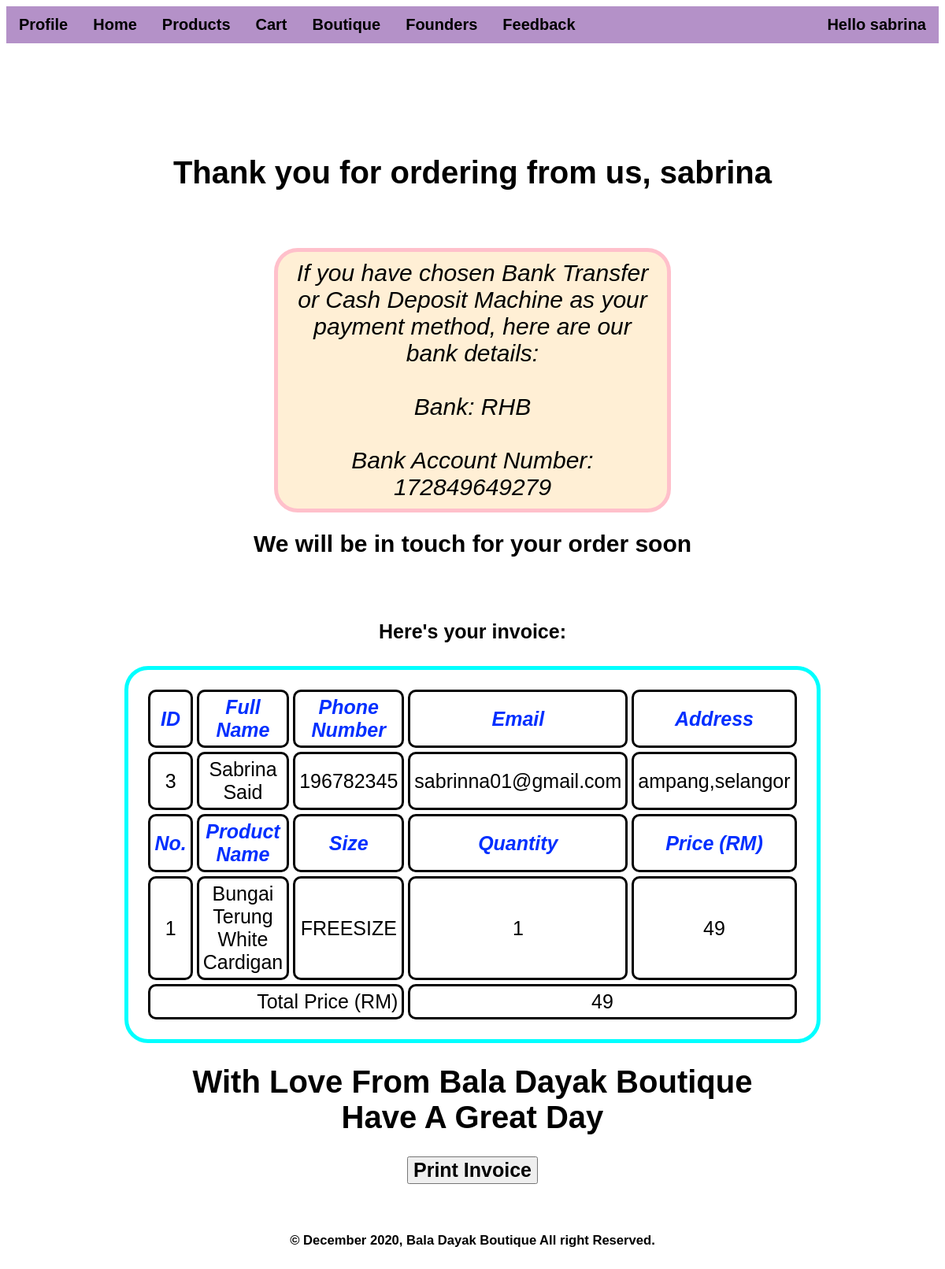
The page /thankYou.php?id=24 (signed in) on the database its author committed.
### tables this page shows
CREATE TABLE `ordercontent` (
  `OrderContentID` int(11) NOT NULL,
  `OrderID` int(11) NOT NULL,
  `ProductID` int(10) NOT NULL,
  `SizeID` int(5) NOT NULL,
  `Quantity` int(5) NOT NULL
);

CREATE TABLE `product` (
  `ProductID` int(11) NOT NULL,
  `ProductName` varchar(100) DEFAULT NULL,
  `ProductDesc` varchar(1000) DEFAULT NULL,
  `Quantity_In_Stock` int(11) DEFAULT NULL,
  `Price` decimal(5,2) NOT NULL DEFAULT 0.00,
  `images` text NOT NULL
);

CREATE TABLE `size` (
  `SizeID` int(11) NOT NULL,
  `SizeName` varchar(50) DEFAULT NULL,
  `SizeInformation` varchar(100) DEFAULT NULL
);

### thankYou.php (the view, shortened to what this page needs)
<?php
    include('header.php');
?>
<?php include('connect.php'); ?>
<!DOCTYPE HTML>
<html>
        <head>
            <link rel="stylesheet" id="style" href="style.css">
        </head>
        <body>
            <br> <br> <br>
            <h1>
                <center>
                    Thank you for ordering from us,
                    <?php echo
                    $_SESSION['username'];
                    ?>
                </center>
            </h1>
            <br>
            <br>
            <div class="thankYou">
                    <h2>
                        <center>
                            If you have chosen Bank Transfer or Cash Deposit Machine as your payment method, here are our bank details:
                            <br>
                            <br>
                            Bank: RHB
                            <br>
                            <br>
                            Bank Account Number: 172849649279
                        </center>
                    </h2>
                    <h3>
                        <center class="TotalPrice">
                            We will be in touch for your order soon<br><br>
                        </center>
                    </h3>
                    <div id="GeneratedInvoice">
                        <br>
                        <center class="Invoice">
                            Here's your invoice:<br><br>
                        </center>
                        <?php
                        $stmt = mysqli_prepare($conn, "Select m.UserID, m.FullName, m.PhoneNumber, m.Email, m.Address FROM Member m, Orders o WHERE m.UserID = o.UserID AND o.OrderID = ?;");
                        mysqli_stmt_bind_param($stmt, "i", $_GET['id']);
                        mysqli_stmt_execute($stmt);
                        mysqli_stmt_bind_result($stmt, $UserID, $FullName, $PhoneNumber, $Email, $Address);
                        $stmt = mysqli_prepare($conn, "Select p.ProductName, s.SizeName, c.Quantity, p.Price From OrderContent c, Product p, Size s Where c.OrderID = ? AND c.ProductID = p.ProductID AND c.SizeID = s.SizeID");
                        mysqli_stmt_bind_param($stmt, "i", $_GET['id']);
                        mysqli_stmt_execute($stmt);
                        mysqli_stmt_store_result($stmt);
                        $rowNum = mysqli_stmt_num_rows($stmt);
                        $orderInvoiceArray[$rowNum][4]=array();
                        if ($rowNum>0){
                            mysqli_stmt_bind_result($stmt, $ProductName, $SizeName, $Quantity, $Price);
                            $i=0;
                            while(mysqli_stmt_fetch($stmt)){
                                $orderInvoiceArray[$i][0]=$ProductName;
                                $orderInvoiceArray[$i][1]=$SizeName;
                                $orderInvoiceArray[$i][2]=$Quantity;
                                $orderInvoiceArray[$i][3]=$Price;
                                $i++;
                            }
                        } else if ($rowNum == 0 || $rowNum==NULL){
                            echo "An Error has occured in generating your invoice";
                        }
                        ?>
                        <table align="center" cellspacing="5" cellpadding="5" border="solid" class="OrderInvoice">
                            <tr>
                                <td id="orderInvoiceTableTitle">ID</td>
                                <td id="orderInvoiceTableTitle">Full Name</td>
                                <td id="orderInvoiceTableTitle">Phone Number</td>
                                <td id="orderInvoiceTableTitle">Email</td>
                                <td id="orderInvoiceTableTitle">Address</td>
                            </tr>
                            <tr>
                                <td><?php echo $UserID ?></td>
                                <td><?php echo $FullName ?></td>
                                <td><?php echo $PhoneNumber ?></td>
                                <td><?php echo $Email ?></td>
                                <td><?php echo $Address ?></td>
                            </tr>
                            <tr>
                                <td id="orderInvoiceTableTitle">No.</td>
                                <td id="orderInvoiceTableTitle">Product Name</td>
                                <td id="orderInvoiceTableTitle">Size</td>
                                <td id="orderInvoiceTableTitle">Quantity</td>
                                <td id="orderInvoiceTableTitle">Price (RM)</td>
                            </tr>
                        <?php
                            for ($j=0;$j<$rowNum; $j++) {
                        ?>
                            <tr>
                                <td><?php $listNum = $j+1; echo $listNum; ?></td>
                                <td><?php echo $orderInvoiceArray[$j][0] ?></td>
                                <td><?php echo $orderInvoiceArray[$j][1] ?></td>
                                <td><?php echo $orderInvoiceArray[$j][2] ?></td>
                                <td>
                                    <?php
                                        $totalInsidePrice = (float)$orderInvoiceArray[$j][2] * $orderInvoiceArray[$j][3];
                                        echo $totalInsidePrice
                                    ?>
                                </td>
                            </tr>
                        <?php
                            }
                        ?>
                            <tr>
                                <td colspan= "3" align="right">Total Price (RM)</td>
                                <td colspan = "2">
                                    <?php
                                        $stmt = mysqli_prepare($conn, "Select TotalPrice FROM Orders WHERE OrderID = ?;");
                                        mysqli_stmt_bind_param($stmt, "i", $_GET['id']);
                                        mysqli_stmt_execute($stmt);
                                        mysqli_stmt_bind_result($stmt, $TotalPrice);
                                        echo $TotalPrice;
                                    ?>
                                </td>
                            </tr>
                        </table>
                        <h1>
                            <center>
                                With Love From Bala Dayak Boutique <br>
                                Have A Great Day
                            </center>
                        </h1>
                    </div>
                    <input type="button" id="printInvoice" value="Print Invoice" onclick="printPageArea('GeneratedInvoice')" />
            </div>
            </body>
        <br><br><br>
        <footer>
            <h5>&copy December 2020, Bala Dayak Boutique All right Reserved.</h5>
        </footer>
</html>

### style.css (style rules this page uses)
body { font-size:20px; font-family:Helvetica, sans-serif; position:relative; }
.OrderInvoice td { border:3px solid black; border-radius:10px; }
#dashboardTableTitle, #orderInvoiceTableTitle { font-weight: bold; font-style: italic; color: rgb(0, 47, 255); }
.Invoice, #printInvoice { font-weight:bold; font-size:25px; }
#printInvoice { margin: 0; position: absolute; left: 50%; -ms-transform: translate(-50%); transform: translate(-50%); }
.TotalPrice { font-size:30px; }
h2 { margin:0 auto; width:40%; padding:10px 10px; border: 5px solid pink; border-radius: 30px; background-color:#FFEFD5 ; font-style:italic; font-weight: 10; }
input { font-size:25px; }
.UserManagement , .OrderInvoice { text-align:center; font-size:25px; margin: 0 auto; padding: 20px 20px; width: 45%; border: 5px solid aqua; border-radius: 30px; }
footer { text-align: center; }

### rows shown on the page
ordercontent: listNum "1", ProductID.ProductName "Bungai Terung White Cardigan", SizeID.SizeName "FREESIZE", Quantity "1", Quantity.Price "49"

### other values the page prints
$_SESSION['username'] "sabrina"
$UserID "3"
$FullName "Sabrina Said"
$PhoneNumber "196782345"
$Email "sabrinna01@gmail.com"
$Address "ampang,selangor"
$TotalPrice "49"
